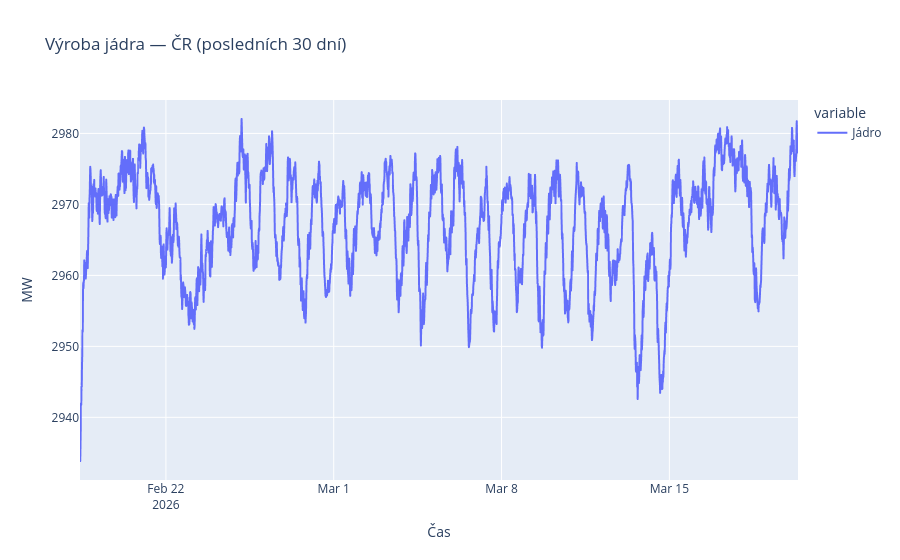

Notebook code cell kept with this figure:
### Code cell
# Jádro samostatně
print("=== Jádro — statistiky ===")
print(f"  Průměr:  {vyroba_clean['Jádro'].mean():.0f} MW")
print(f"  Minimum: {vyroba_clean['Jádro'].min():.0f} MW")
print(f"  Maximum: {vyroba_clean['Jádro'].max():.0f} MW")

# Graf jen jádra
fig = px.line(
    vyroba_clean["Jádro"],
    title="Výroba jádra — ČR (posledních 30 dní)",
    labels={"value": "MW", "index": "Čas"},
)
fig.show()

### Figure 1 — Plotly figure (JSON) as saved in the notebook; plotly's stock layout.template omitted (floating-point values rounded to 4 significant figures; data arrays with more than 128 entries replaced by an {"elided": "..."} marker saying what was removed)
{"data": [{"hovertemplate": "variable=Jádro<br>Čas=%{x}<br>MW=%{y}<extra></extra>", "legendgroup": "Jádro", "line": {"color": "#636efa", "dash": "solid"}, "marker": {"symbol": "circle"}, "mode": "lines", "name": "Jádro", "showlegend": true, "type": "scattergl", "x": {"elided": "2876 str values"}, "xaxis": "x", "y": {"elided": "2876 float values"}, "yaxis": "y"}], "layout": {"legend": {"title": {"text": "variable"}, "tracegroupgap": 0}, "title": {"text": "Výroba jádra — ČR (posledních 30 dní)"}, "xaxis": {"anchor": "y", "domain": [0, 1], "title": {"text": "Čas"}}, "yaxis": {"anchor": "x", "domain": [0, 1], "title": {"text": "MW"}}}}
